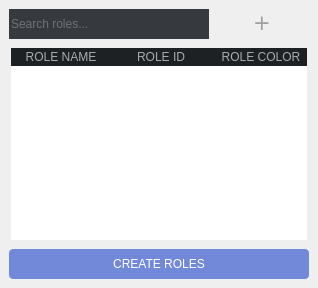
                   <widget class="QWidget" name="rolesPage">
                    <layout class="QVBoxLayout" name="verticalLayout_13">
                     <property name="spacing">
                      <number>0</number>
                     </property>
                     <property name="leftMargin">
                      <number>0</number>
                     </property>
                     <property name="topMargin">
                      <number>0</number>
                     </property>
                     <property name="rightMargin">
                      <number>0</number>
                     </property>
                     <property name="bottomMargin">
                      <number>0</number>
                     </property>
                     <item alignment="Qt::AlignRight">
                      <widget class="QFrame" name="frame_28">
                       <property name="styleSheet">
                        <string notr="true">QPushButton{
border:None}
QToolTip{
background:(30,33,36);
color:rgb(170, 170, 170)}</string>
                       </property>
                       <property name="frameShape">
                        <enum>QFrame::NoFrame</enum>
                       </property>
                       <property name="frameShadow">
                        <enum>QFrame::Raised</enum>
                       </property>
                       <layout class="QHBoxLayout" name="horizontalLayout_38">
                        <item>
                         <widget class="QLineEdit" name="searchRolesEntry">
                          <property name="sizePolicy">
                           <sizepolicy hsizetype="Preferred" vsizetype="Fixed">
                            <horstretch>0</horstretch>
                            <verstretch>0</verstretch>
                           </sizepolicy>
                          </property>
                          <property name="minimumSize">
                           <size>
                            <width>200</width>
                            <height>30</height>
                           </size>
                          </property>
                          <property name="styleSheet">
                           <string notr="true">background:rgb(54,57,62);
color:rgb(170, 170, 170);
border:None;</string>
                          </property>
                          <property name="placeholderText">
                           <string>Search roles...</string>
                          </property>
                         </widget>
                        </item>
                        <item>
                         <widget class="QPushButton" name="refreshButton_role">
                          <property name="cursor">
                           <cursorShape>PointingHandCursor</cursorShape>
                          </property>
                          <property name="text">
                           <string/>
                          </property>
                          <property name="icon">
                           <iconset>
                            <normaloff>icons/refresh-ccw.svg</normaloff>icons/refresh-ccw.svg</iconset>
                          </property>
                          <property name="iconSize">
                           <size>
                            <width>18</width>
                            <height>18</height>
                           </size>
                          </property>
                         </widget>
                        </item>
                        <item>
                         <widget class="QPushButton" name="addRoleButton">
                          <property name="font">
                           <font>
                            <family>Verdana</family>
                            <pointsize>16</pointsize>
                           </font>
                          </property>
                          <property name="cursor">
                           <cursorShape>PointingHandCursor</cursorShape>
                          </property>
                          <property name="styleSheet">
                           <string notr="true">color:rgb(158, 158, 158);
margin-bottom:3px</string>
                          </property>
                          <property name="text">
                           <string>+</string>
                          </property>
                         </widget>
                        </item>
                        <item>
                         <widget class="QPushButton" name="deleteSelectedRoleButton">
                          <property name="cursor">
                           <cursorShape>PointingHandCursor</cursorShape>
                          </property>
                          <property name="styleSheet">
                           <string notr="true"/>
                          </property>
                          <property name="text">
                           <string/>
                          </property>
                          <property name="icon">
                           <iconset>
                            <normaloff>icons/trash-2.svg</normaloff>icons/trash-2.svg</iconset>
                          </property>
                         </widget>
                        </item>
                       </layout>
                      </widget>
                     </item>
                     <item>
                      <widget class="QFrame" name="frame_30">
                       <property name="frameShape">
                        <enum>QFrame::NoFrame</enum>
                       </property>
                       <property name="frameShadow">
                        <enum>QFrame::Raised</enum>
                       </property>
                       <layout class="QHBoxLayout" name="horizontalLayout_40">
                        <property name="spacing">
                         <number>0</number>
                        </property>
                        <property name="leftMargin">
                         <number>11</number>
                        </property>
                        <property name="topMargin">
                         <number>0</number>
                        </property>
                        <property name="rightMargin">
                         <number>11</number>
                        </property>
                        <property name="bottomMargin">
                         <number>0</number>
                        </property>
                        <item>
                         <widget class="QTableWidget" name="roleTable">
                          <property name="styleSheet">
                           <string notr="true">QTableWidget{
border:None;
color:rgb(170, 170, 170);
selection-background-color:rgb(54,57,62);
selection-color:rgb(170, 170, 170)}
QHeaderView:section{
background:rgb(30,33,36);
border:None;
color:rgb(170, 170, 170)}
QTableCornerButton:section{
background:rgb(30,33,36)}</string>
                          </property>
                          <property name="verticalScrollBarPolicy">
                           <enum>Qt::ScrollBarAlwaysOff</enum>
                          </property>
                          <property name="horizontalScrollBarPolicy">
                           <enum>Qt::ScrollBarAlwaysOff</enum>
                          </property>
                          <property name="editTriggers">
                           <set>QAbstractItemView::NoEditTriggers</set>
                          </property>
                          <property name="selectionBehavior">
                           <enum>QAbstractItemView::SelectRows</enum>
                          </property>
                          <property name="textElideMode">
                           <enum>Qt::ElideRight</enum>
                          </property>
                          <column>
                           <property name="text">
                            <string>ROLE NAME</string>
                           </property>
                          </column>
                          <column>
                           <property name="text">
                            <string>ROLE ID</string>
                           </property>
                          </column>
                          <column>
                           <property name="text">
                            <string>ROLE COLOR</string>
                           </property>
                          </column>
                          <column>
                           <property name="text">
                            <string>CREATED AT</string>
                           </property>
                          </column>
                         </widget>
                        </item>
                       </layout>
                      </widget>
                     </item>
                     <item>
                      <widget class="QFrame" name="frame_29">
                       <property name="styleSheet">
                        <string notr="true">QPushButton{
background:rgb(114,137,218);
color:white;
border-radius:4px}
QPushButton:hover{
background:rgb(131, 160, 252);
}</string>
                       </property>
                       <property name="frameShape">
                        <enum>QFrame::NoFrame</enum>
                       </property>
                       <property name="frameShadow">
                        <enum>QFrame::Raised</enum>
                       </property>
                       <layout class="QHBoxLayout" name="horizontalLayout_39">
                        <item>
                         <widget class="QPushButton" name="CreateRoles">
                          <property name="minimumSize">
                           <size>
                            <width>0</width>
                            <height>30</height>
                           </size>
                          </property>
                          <property name="cursor">
                           <cursorShape>PointingHandCursor</cursorShape>
                          </property>
                          <property name="text">
                           <string>CREATE ROLES</string>
                          </property>
                         </widget>
                        </item>
                       </layout>
                      </widget>
                     </item>
                    </layout>
                   </widget>
